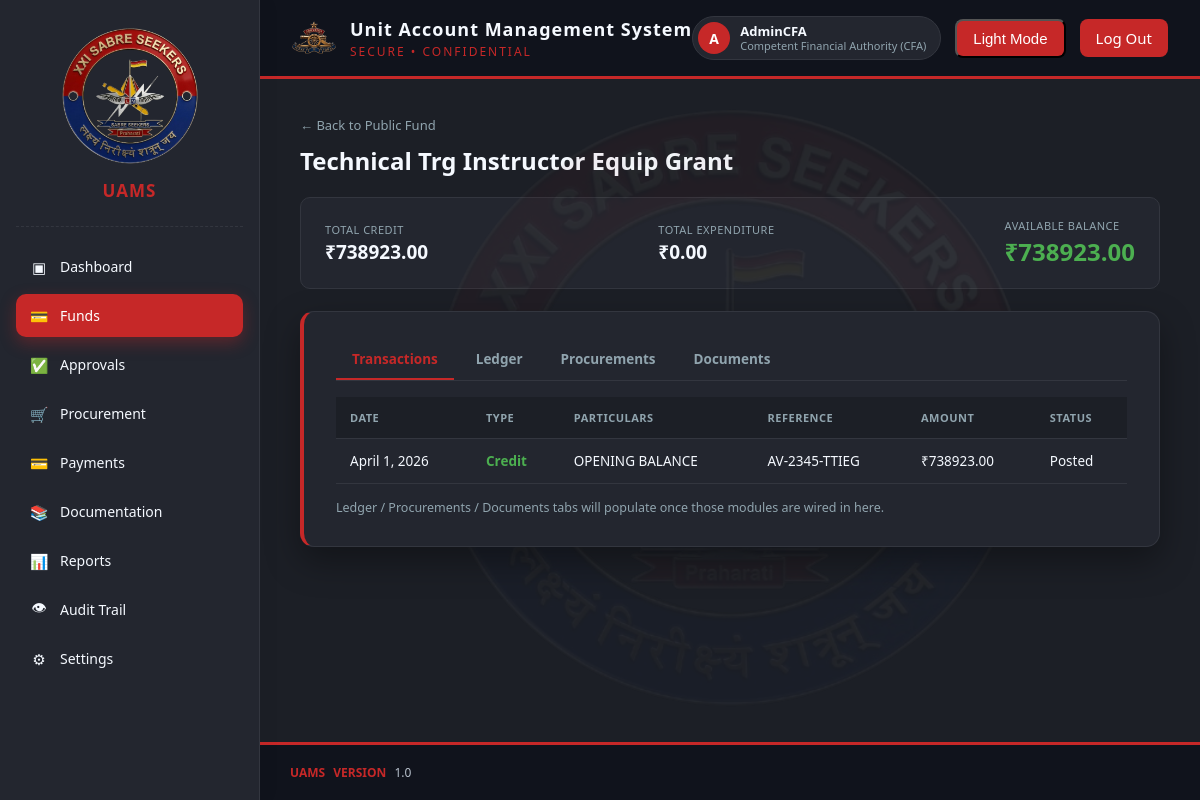
The app's page /finance/funds/sub-head/fa3b3240-13d5-481d-b1cd-c5862d407810/ (signed in), older data.
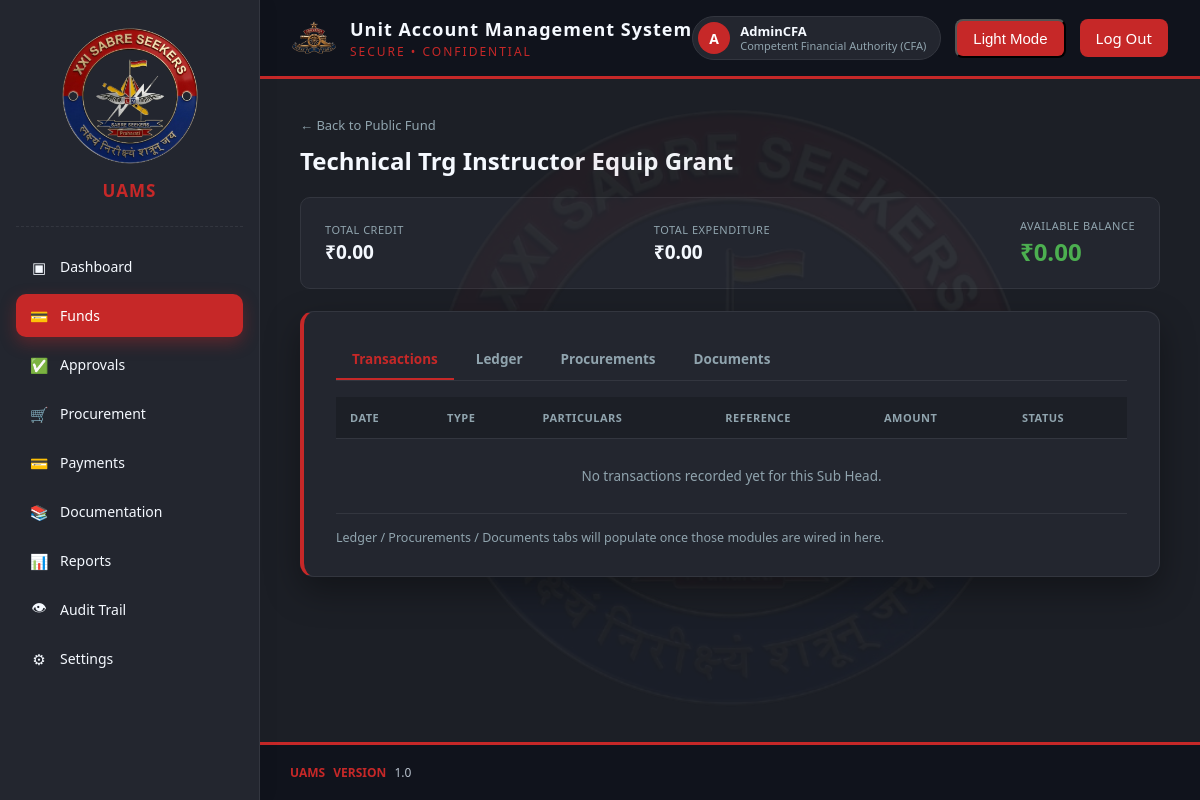
The same page, newer data.
### finance/models.py (models this page shows, shortened)
class FundTransaction(CoreModel):
    TRANSACTION_TYPE_CHOICES = [
        ("OPENING", "Opening Balance"),
        ("CREDIT", "Additional Credit"),
        ("EXPENDITURE", "Actual Expenditure"),
        ("CREDIT_REVERSAL", "Credit Reversal"),
        ("EXPENDITURE_REVERSAL", "Expenditure Reversal"),
        ("ADJUSTMENT_CREDIT", "Credit Adjustment"),
        ("ADJUSTMENT_DEBIT", "Debit Adjustment"),
    ]
    financial_year = models.ForeignKey(
        FinancialYear,
        on_delete=models.PROTECT,
        related_name="fund_transactions",
    )
    sub_head = models.ForeignKey(
        SubHead,
        on_delete=models.PROTECT,
        related_name="fund_transactions",
    )
    transaction_type = models.CharField(
        max_length=30,
        choices=TRANSACTION_TYPE_CHOICES,
    )
    amount = models.DecimalField(
        max_digits=15,
        decimal_places=2,
        validators=[MinValueValidator(Decimal("0.01"))],
    )
    transaction_date = models.DateField(
        default=timezone.localdate,
    )
    fund_entry = models.OneToOneField(
        FundEntry,
        on_delete=models.PROTECT,
        related_name="ledger_transaction",
        blank=True,
        null=True,
    )
    reference_number = models.CharField(
        max_length=100,
        blank=True,
        null=True,
    )
    reference_type = models.CharField(
        max_length=50,
        blank=True,
        null=True,
        help_text="Example: FUND_ENTRY, PAYMENT or REVERSAL.",
    )
    reference_id = models.PositiveBigIntegerField(
        blank=True,
        null=True,
    )
    remarks = models.TextField(
        blank=True,
        null=True,
    )
    is_reversed = models.BooleanField(
        default=False,
    )
    class Meta:
        db_table = "fin_fund_transactions"
        ordering = ["-transaction_date", "-created_at"]
        verbose_name = "Fund Transaction"
        verbose_name_plural = "Fund Transactions"
    @property
    def debit_amount(self):
        debit_types = {
            "EXPENDITURE",
            "CREDIT_REVERSAL",
            "ADJUSTMENT_DEBIT",
        }
        if self.transaction_type in debit_types:
            return self.amount
        return Decimal("0.00")

### finance/views.py (the view)
@login_required
def sub_head_detail(request, pk):
    role = getattr(request.user, "role", None)
    if role not in FUND_ROLES:
        raise PermissionDenied(
            "You are not authorised to access Funds."
        )
    sub_head = get_object_or_404(
        SubHead.objects.select_related("fund_head"), pk=pk
    )
    txns = FundTransaction.objects.filter(sub_head=sub_head)
    summary = _balance_summary(txns)
    transactions = txns.order_by("-transaction_date", "-created_at")
    context = {
        "sub_head": sub_head,
        "summary": summary,
        "transactions": transactions,
        "role": role,
    }
    return render(request, "finance/sub_head_detail.html", context)

### core_base/models.py (called while the page is built)
    def get_queryset(self):
        return super().get_queryset().filter(is_deleted=False)

### finance/views.py (called while the page is built)
def _balance_summary(transaction_qs):
    totals = transaction_qs.aggregate(
        total_credit=Coalesce(
            Sum("amount", filter=Q(transaction_type__in=CREDIT_TYPES)),
            ZERO,
        ),
        total_expenditure=Coalesce(
            Sum("amount", filter=Q(transaction_type="EXPENDITURE")),
            ZERO,
        ),
        total_debit=Coalesce(
            Sum("amount", filter=Q(transaction_type__in=DEBIT_TYPES)),
            ZERO,
        ),
    )
    totals["available_balance"] = (
        totals["total_credit"] - totals["total_debit"]
    )
    return totals

### templates/finance/sub_head_detail.html (shortened to what this page needs)
{% load static %}
<!DOCTYPE html>
<html lang="en">
<head>
  <link rel="stylesheet" href="{% static 'css/style.css' %}">
</head>
<body>
<div class="app-layout">
  {% include 'partials/sidebar.html' with active_nav='funds' %}
  <div class="main-content">
    {% include 'partials/header.html' with active_nav='funds' %}
    <div class="dashboard-shell">
      <a href="{% url 'finance:fund-head-detail' sub_head.fund_head.pk %}" class="shd-back">&larr; Back to {{ sub_head.fund_head.name }}</a>
      <h2 class="shd-title">{{ sub_head.name }}</h2>
      <div class="shd-summary-card">
        <div class="shd-summary-item">
          <div class="label">Total Credit</div>
          <div class="value">&#8377;{{ summary.total_credit|floatformat:2 }}</div>
        </div>
        <div class="shd-summary-item">
          <div class="label">Total Expenditure</div>
          <div class="value">&#8377;{{ summary.total_expenditure|floatformat:2 }}</div>
        </div>
        <div class="shd-summary-item balance">
          <div class="label">Available Balance</div>
          <div class="value">&#8377;{{ summary.available_balance|floatformat:2 }}</div>
        </div>
      </div>
      <div class="card">
        <div class="shd-tabs">
          <div class="shd-tab active">Transactions</div>
          <div class="shd-tab">Ledger</div>
          <div class="shd-tab">Procurements</div>
          <div class="shd-tab">Documents</div>
        </div>
        <table class="shd-table">
          <thead>
            <tr>
              <th>Date</th>
              <th>Type</th>
              <th>Particulars</th>
              <th>Reference</th>
              <th>Amount</th>
              <th>Status</th>
            </tr>
          </thead>
          <tbody>
            {% for txn in transactions %}
              <tr>
                <td>{{ txn.transaction_date }}</td>
                <td>
                  {% if txn.debit_amount %}
                    <span class="shd-debit">Debit</span>
                  {% else %}
                    <span class="shd-credit">Credit</span>
                  {% endif %}
                </td>
                <td>{{ txn.remarks|default:txn.get_transaction_type_display }}</td>
                <td>{{ txn.reference_number|default:"-" }}</td>
                <td>&#8377;{{ txn.amount }}</td>
                <td>{% if txn.is_reversed %}Reversed{% else %}Posted{% endif %}</td>
              </tr>
            {% empty %}
              <tr><td colspan="6" class="shd-empty">No transactions recorded yet for this Sub Head.</td></tr>
            {% endfor %}
          </tbody>
        </table>
        <p style="color:var(--text-secondary); font-size:12.5px; margin-top:14px;">
          Ledger / Procurements / Documents tabs will populate once those modules are wired in here.
        </p>
      </div>
    </div>
    {% include 'partials/footer.html' %}
  </div>
</div>
</body>
</html>

Row changes from the older to the newer data that the page shows:
removed FundTransaction: transaction_date "April 1, 2026", shows "Credit", remarks "OPENING BALANCE", reference_number "AV-2345-TTIEG", amount "738923.00", is_reversed "Posted"
Text that changed along with them:
{{ summary.total_credit|floatformat:2 }}: "738923.00" → "0.00"
{{ summary.available_balance|floatformat:2 }}: "738923.00" → "0.00"
text now shown: "No transactions recorded yet for this Sub Head."
